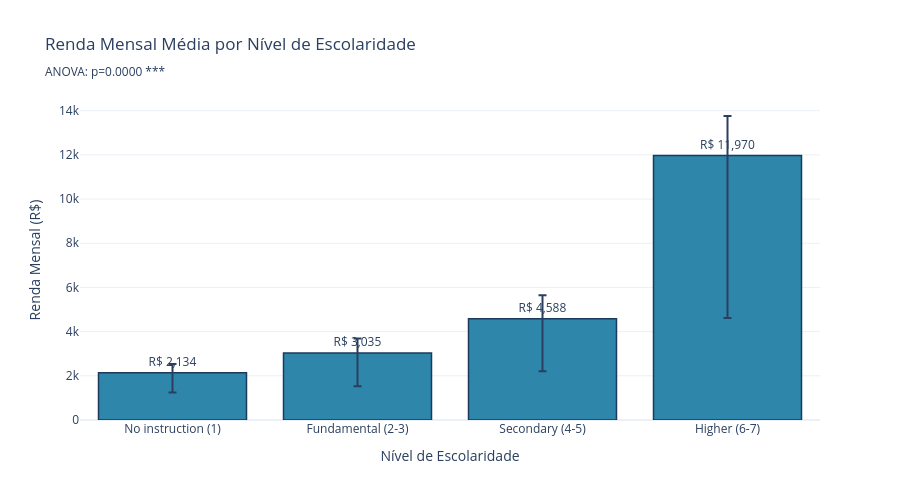

Notebook source saved alongside this figure:
### Markdown cell above
### 5.2.1 Income by education band

### Code cell
fig_income = plotly_figs.income_by_education(pdf, save=True, show_stats=True)
fig_income.show()

### Figure 1 — Plotly figure (JSON) as saved in the notebook; plotly's stock layout.template omitted (floating-point values rounded to 4 significant figures)
{"data": [{"error_y": {"array": [396.2, 652.9, 1060.0, 1790.0], "arrayminus": [894.9, 1503.0, 2385.0, 7354.0], "symmetric": false, "type": "data", "visible": true}, "marker": {"color": "#2E86AB", "line": {"color": "#1B3A5C", "width": 1.5}}, "name": "Renda", "text": ["R$ 2,134", "R$ 3,035", "R$ 4,588", "R$ 11,970"], "textposition": "outside", "type": "bar", "x": ["No instruction (1)", "Fundamental (2-3)", "Secondary (4-5)", "Higher (6-7)"], "y": [2134.0, 3035.0, 4588.0, 11970.0]}], "layout": {"font": {"size": 12}, "height": 500, "hovermode": "x unified", "showlegend": false, "title": {"text": "Renda Mensal Média por Nível de Escolaridade<br><sub>ANOVA: p=0.0000 ***</sub>"}, "xaxis": {"title": {"text": "Nível de Escolaridade"}}, "yaxis": {"title": {"text": "Renda Mensal (R$)"}}}}
